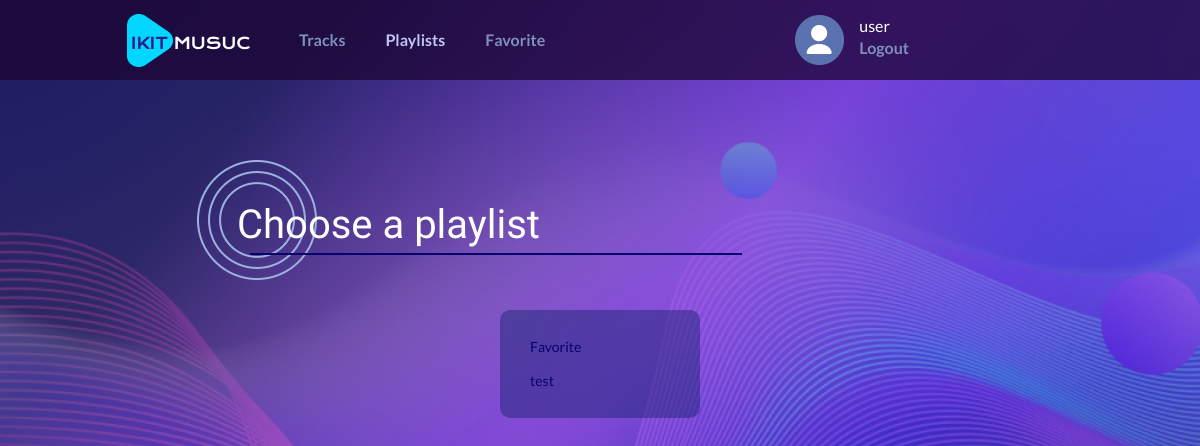
Page /add_track/2 (signed in) on the earlier database version.
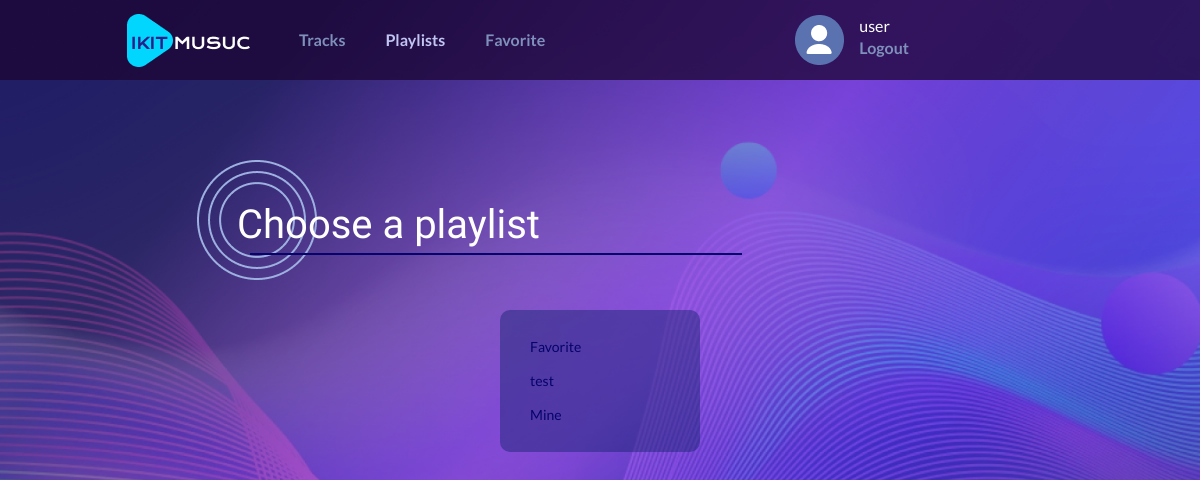
Same page on the later database version.
### music/models.py (models this page shows, shortened)
class Playlist(models.Model):
    owner = models.ForeignKey(User, on_delete=models.CASCADE)
    name = models.CharField(max_length=255, null=True)
    cover = models.ImageField(upload_to="photos/%Y/%m/%d/",
                              default="photos/2022/11/07/cover.png")
    description = models.CharField(max_length=500, null=True, blank=True)
    is_default = models.BooleanField(default=False)
    compositions = models.ManyToManyField(Composition,
                                          through='PlaylistsCompositions')

### music/views.py (the view)
# urls.py: path('add_track/<int:track_id>', choose_playlist, name="choose"),
def choose_playlist(request, track_id):
    if 'user_id' not in request.session:
        return redirect('login')
    user = User.objects.get(id=request.session['user_id'])
    playlists = Playlist.objects.all().filter(owner=user)
    track = Composition.objects.get(id=track_id)
    context = {
        'playlists': playlists,
        "track": track,
        'username': user.username,
    }
    return render(request, "music/choose.html", context)

### music/templates/music/choose.html (shortened to what this page needs)
{% load static %}
<!DOCTYPE html>
<html lang="en">
<head>
    <link rel="stylesheet"
          href="{% static 'music/css/tracks.css' %}">
</head>
    <body>
        <div class="wrapper">
            <header class="header">
                <div class="header__container container">
                    <a href="{% url 'home' %}" class="header__logo">
                        <img src="{% static 'music/img/logo.png' %}" alt="IKIT music">
                    </a>
                    <nav class="header__menu menu">
                        <ul class="menu__list">
                            <li>
                                <a href="{% url 'tracks' %}" class="menu__link">Tracks</a>
                            </li>
                            <li>
                                <a href="{% url 'home' %}" class="menu__link current__item">Playlists</a>
                            </li>
                            <li>
                                <a href="{% url 'favorite' %}" class="menu__link">Favorite</a>
                            </li>
                        </ul>
                        <div class="header__info">
                            <div class="header__user">
                                <img src="{% static 'music/img/user.png' %}" alt="profile">
                            </div>
                            <div class="user__info">
                                <div class="user__name">{{ username }}</div>
                                <a href="{% url 'logout' %}" class="menu__link">Logout</a>
                            </div>
                        </div>
                    </nav>
                </div>
            </header>
            <main class="page">
                <section class="page__main-block main-block">
                    <div class="main-block__container container">
                        <div class="main-block__body">
                            <h1 class="main-block__title">
                                Choose a playlist
                            </h1>
                            <div class="playlists">
                                <div class="playlists_container">
                                    {% for pl in playlists %}
                                    <div class="list-item">
                                        <a href="{% url 'add' track.pk pl.pk %}"
                                           class="list-link">
                                            {{ pl.name }}
                                        </a>
                                    </div>
                                    {% endfor %}
                                </div>
                            </div>
                        </div>
                    </div>
                </section>
            </main>
        </div>
    </body>
</html>

Differences in the rows shown:
added Playlist: name "Mine"
